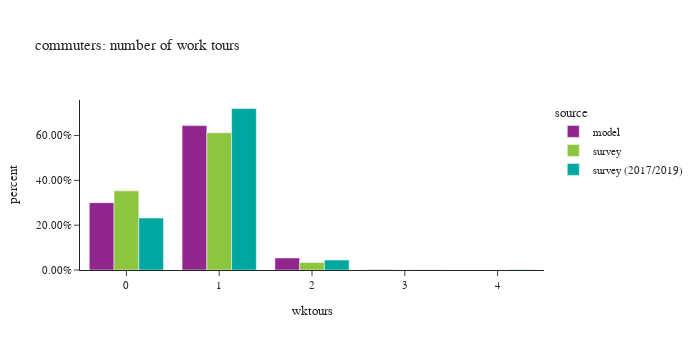

Notebook code for this chart:
### Code cell
_df = workers[workers['worker_type']=="commuter"].groupby(['source','wktours'])['pdexpfac'].sum().reset_index()
_df['percent'] = _df.groupby(['source'], group_keys=False)['pdexpfac'].apply(lambda x: x / float(x.sum()))

fig = px.bar(_df, x="wktours", y="percent", color="source",
             barmode="group",
             title= "commuters: number of work tours")
fig.update_layout(height=350, width=700, font=dict(size=11),
                  yaxis_tickformat = '.2%')
fig.show()

### Figure 1 — Plotly figure (JSON) as saved in the notebook; plotly's stock layout.template omitted (floating-point values rounded to 4 significant figures)
{"data": [{"alignmentgroup": "True", "hovertemplate": "source=model<br>wktours=%{x}<br>percent=%{y}<extra></extra>", "legendgroup": "model", "marker": {"color": "#91268F", "pattern": {"shape": ""}}, "name": "model", "offsetgroup": "model", "orientation": "v", "showlegend": true, "textposition": "auto", "type": "bar", "x": [0, 1, 2, 3], "xaxis": "x", "y": [0.3003, 0.6443, 0.05362, 0.001763], "yaxis": "y"}, {"alignmentgroup": "True", "hovertemplate": "source=survey<br>wktours=%{x}<br>percent=%{y}<extra></extra>", "legendgroup": "survey", "marker": {"color": "#8CC63E", "pattern": {"shape": ""}}, "name": "survey", "offsetgroup": "survey", "orientation": "v", "showlegend": true, "textposition": "auto", "type": "bar", "x": [0, 1, 2, 3, 4], "xaxis": "x", "y": [0.3531, 0.6125, 0.03331, 0.001003, 0.0001249], "yaxis": "y"}, {"alignmentgroup": "True", "hovertemplate": "source=survey (2017/2019)<br>wktours=%{x}<br>percent=%{y}<extra></extra>", "legendgroup": "survey (2017/2019)", "marker": {"color": "#00A7A0", "pattern": {"shape": ""}}, "name": "survey (2017/2019)", "offsetgroup": "survey (2017/2019)", "orientation": "v", "showlegend": true, "textposition": "auto", "type": "bar", "x": [0, 1, 2, 3, 4], "xaxis": "x", "y": [0.2321, 0.7207, 0.04457, 0.0008215, 0.001905], "yaxis": "y"}], "layout": {"barmode": "group", "font": {"size": 11}, "height": 350, "legend": {"title": {"text": "source"}, "tracegroupgap": 0}, "title": {"text": "commuters: number of work tours"}, "width": 700, "xaxis": {"anchor": "y", "domain": [0.0, 1.0], "title": {"text": "wktours"}}, "yaxis": {"anchor": "x", "domain": [0.0, 1.0], "tickformat": ".2%", "title": {"text": "percent"}}}}
